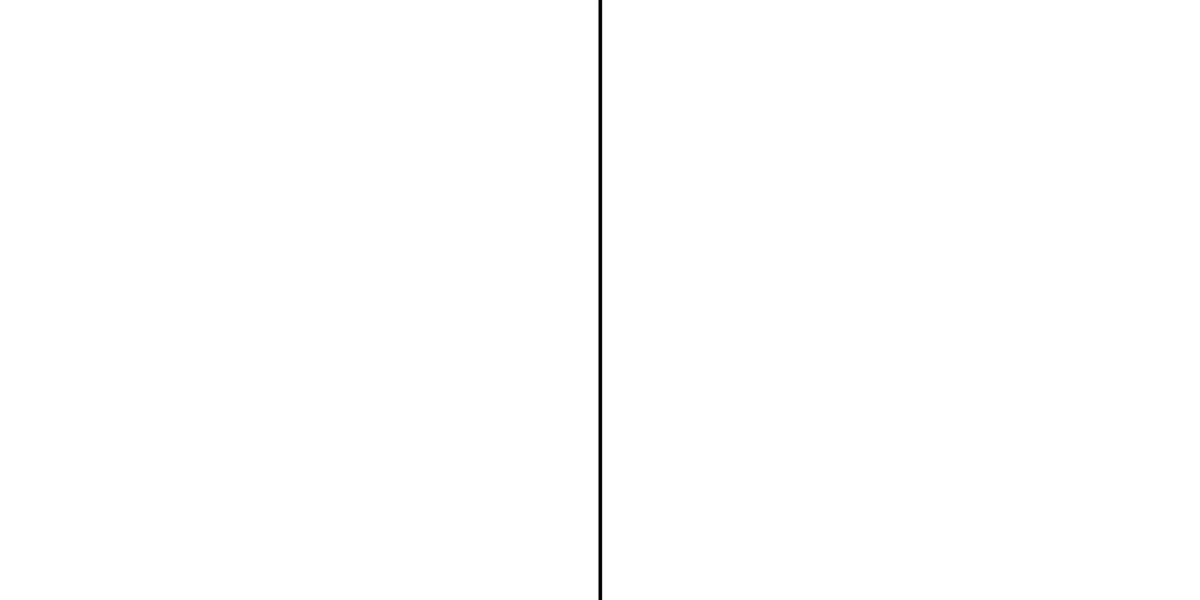
Frame 1 (no input)
Frame 60 (the mouse pressed at the canvas centre just before this capture): identical to frame 1, image omitted
Frame 120 (the mouse held since frame 60 and released just before this capture): identical to frame 1, image omitted

The Processing sketch that drew this single still picture (run headless with seeded random() and noise(); from frame 60 on, the mouse is pressed at the canvas centre):

// Processing sketch: tspACO
// ── tspACO.pde
ArrayList<Point> points = new ArrayList<Point>();
Graph graph;
AntColonyOpt aco;

boolean ac = false;
int iter=0, imax=10000;

void setup(){
  size(2000,1000);
  background(255,255,255);
}

void draw(){
  clear();
  background(255,255,255);
  fill(0,0,0);
  //print(ac+"\n");
  drawP();
  if(ac){
    aco.iterate();
    aco.drawPh(0,0);
    aco.drawSh(1000,0);
    iter++;
  }
  stroke(0,0,0,255);
  strokeWeight(6);
  line(1000,0,1000,1000);
  //if(iter>=imax&&ac) ac = !ac;
  //delay(100);
}

void drawP(){
  fill(0,0,0);
  for(int i=0;i<points.size();i++){
    ellipse(points.get(i).x,points.get(i).y,10,10);
  }
}

void mousePressed(){
  float x = mouseX, y = mouseY;
  if(x>=999) return;
  Point p = new Point(x,y);
  points.add(p);
}

void keyPressed(){
  if(keyCode == ENTER){
    ac = !ac;
    graph = new Graph(points);
    aco = new AntColonyOpt(graph,10);
  }
}

// ── Ant.pde
class Ant{
  int cnt;
  
  IntList path;
  
  //initialize
  Ant(int size){
    cnt = size;
    
    reset();
  }
  
  //reset path
  void reset(){
    path = new IntList();
  }
  
  //update number of possible points
  void update(int val){
    cnt += val;
  }
  
  //check if ant can go to a certain point
  boolean canGo(int i){
    if(i>=cnt) return false;
    
    for(int k=0;k<path.size();k++){
      if(path.get(k)==i) return false;
    }
    
    return true;
  }
  
  //move ant to point
  void go(int i){
    path.append(i);
  }
  
  //check if ant is done traveling
  boolean done(){
    return cnt == path.size();
  }
}

// ── AntColonyOpt.pde
class AntColonyOpt{
  Graph graph;
  int antNum,cnt;
  float alpha, beta, Q, evaCo;
  
  float minlength=10000000;
  
  ArrayList<Ant> ants;
  ArrayList<FloatList> chance;
  IntList startLoc,shortPath;
  
  //initialize
  AntColonyOpt(Graph gr, int num, float a1, float b1, float q, float ec){
    graph = gr;
    antNum = num;
    alpha = a1;
    beta = b1;
    Q = q;
    evaCo = ec;
    
    cnt = gr.cnt;
    reset();
    updateChance();
  }
  
  AntColonyOpt(Graph gr, int num){
    graph = gr;
    antNum = num;
    alpha = random(0,10);
    beta = random(1,10);
    Q = random(10,100000);
    evaCo = random(0,1);
    //print(alpha + " " + beta + " " + Q + " " + evaCo + "\n\n");
    
    cnt = gr.cnt;
    reset();
    updateChance();
  }
  
  //reset
  void reset(){
    startLoc = new IntList();
    ants = new ArrayList<Ant>();
    for(int i=0;i<antNum;i++){
      ants.add(new Ant(cnt));
      startLoc.append(int(random(0,cnt)));
    }
  }
  
  void iterateAnt(int idx){
    int curloc = startLoc.get(idx);
    while(!ants.get(idx).done()){
      int ne = getE(curloc,idx);
      ants.get(idx).go(ne);
      curloc = ne;
    }
  }
  
  void iterate(){
    for(int i=0;i<antNum;i++) iterateAnt(i);
    
    for(int i=0;i<cnt;i++){
      for(int j=i+1;j<cnt;j++){
        graph.changePh(i,j,-evaCo*graph.getPh(i,j));
      }
    }
    
    for(int i=0;i<antNum;i++){
      Ant ant = ants.get(i);
      float totd=0;
      for(int j=0;j<cnt;j++){
        int nj = (j+1)%cnt;
        totd += graph.length(ant.path.get(j),ant.path.get(nj));
      }
      //if(totd==0) print(ant.path+" "+i+" "+startLoc.get(i)+"\n");
      if(totd<minlength) shortPath = ant.path;
      for(int j=0;j<cnt;j++){
        int nj = (j+1)%cnt;
        graph.changePh(j,nj,Q/totd);
      }
    }
    reset();
    updateChance();
  }
  
  void drawPh(float ox, float oy){
    background(255,255,255);
    for(int i=0;i<cnt;i++){
      for(int j=i+1;j<cnt;j++){
        float ph = graph.getPh(i,j);
        float x1 = graph.vertex.get(i).x+ox, x2 = graph.vertex.get(j).x+ox;
        float y1 = graph.vertex.get(i).y+oy, y2 = graph.vertex.get(j).y+oy;
        //print(ph+"\n");
        //print(constrain(ph,10,255)+"\n");
        strokeWeight(6);
        stroke(0,255,0,constrain(ph,10,255));
        line(x1,y1,x2,y2);
      }
    }
    //print("\n");
  }
  
  void drawSh(float ox, float oy){
    for(int i=0;i<cnt;i++){
      int j = (i+1)%cnt;
      float x1 = graph.vertex.get(shortPath.get(i)).x, x2 = graph.vertex.get(shortPath.get(j)).x;
      float y1 = graph.vertex.get(shortPath.get(i)).y, y2 = graph.vertex.get(shortPath.get(j)).y;
      strokeWeight(6);
      stroke(0,0,0,255);
      line(x1+ox,y1+oy,x2+ox,y2+oy);
    }
  }
  
  int getE(int x, int idx){
    float sum=0;
    IntList can = new IntList();
    FloatList p = new FloatList();
    for(int i=0;i<cnt;i++){
      if(i==x) continue;
      if(ants.get(idx).canGo(i)){
        sum += getChance(x,i);
        //print(getChance(x,i)+"\n");
        can.append(i);
      }
    }
    //print(idx + "\n");
    float sow=0;
    for(int i=0;i<can.size();i++){
      float po = getChance(x,can.get(i))/sum;
      sow += po;
      p.append(po);
    }
    //print(sum+"\n");
    float rnd = random(sow);
    for(int i=0;i<can.size();i++){
      if(rnd<p.get(i)) return can.get(i);
      //print(rnd+"\n");
      rnd -= p.get(i);
    }
    //print(rnd+"\n");
    //print("asdasdasd\n");
    return 0;
  }
  
  void updateChance(){
    chance = new ArrayList<FloatList>();
    for(int i=0;i<cnt;i++){
      FloatList tmp = new FloatList();
      for(int j=0;j<cnt;j++){
        tmp.append(calcChance(i,j));
      }
      chance.add(tmp);
    }
  }
  
  float calcChance(int i, int j){
    float dist = graph.length(i,j);
    float pher = graph.getPh(i,j);
    float top = pow(pher,alpha)*pow(dist,beta);
    //print(top + "\n");
    return top;
  }
  
  float getChance(int i, int j){
    if(i>=cnt||j>=cnt){
      //print(cnt+" "+i+" "+j+"wtf\n");
      return 0;
    }
    FloatList tmp = chance.get(i);
    return tmp.get(j);
  }
}

// ── Graph.pde
class Graph{
  ArrayList<Point> vertex;
  
  int cnt;
  ArrayList<FloatList> edge;
  ArrayList<FloatList> pheromone;
  
  //initialize
  Graph(){
    vertex = new ArrayList<Point>();
    
    reset();
  }
  
  Graph(ArrayList<Point> points){
    vertex = points;
    
    reset();
  }
  
  //reset
  void reset(){
    resetEdge();
    resetPh();
  }
  
  void resetEdge(){
    cnt = vertex.size();
    edge = new ArrayList<FloatList>();
    
    for(int i=0;i<cnt;i++){
      FloatList tmp = new FloatList();
      for(int j=0;j<cnt;j++){
        Point p = vertex.get(i);
        float k = p.distance(vertex.get(j));
        tmp.append(k);
      }
      edge.add(tmp);
    }
  }
  
  void resetPh(){
    cnt = vertex.size();
    pheromone = new ArrayList<FloatList>();
    
    for(int i=0;i<cnt;i++){
      FloatList tmp2 = new FloatList();
      for(int j=0;j<cnt;j++){
        tmp2.append(1);
      }
      pheromone.add(tmp2);
    }
  }
  
  //add point to graph
  void add(Point x){
    vertex.add(x);
    resetEdge();
    newPh();
  }
  
  //get length of an edge
  float length(int i, int j){
    if(i>=cnt||j>=cnt) return 1000000;
    FloatList tmp = edge.get(i);
    return tmp.get(j);
  }
  
  //get the distance of a certain path
  float pathDist(IntList path){
    if(path.size()!=cnt) return 1000000;
    float d=0;
    for(int i=0;i<cnt;i++){
      int j = (i+1)%cnt;
      int ii = path.get(i), jj = path.get(j);
      d += vertex.get(ii).distance(vertex.get(jj));
    }
    return d;
  }
  
  //get the pheromone amount of an edge
  float getPh(int i, int j){
    if(i>=cnt||j>=cnt) return 1000000;
    FloatList tmp = pheromone.get(i);
    return tmp.get(j);
  }
  
  //change the pheromone amount of an edge
  void changePh(int i, int j, float val){
    if(i>=cnt||j>=cnt) return;
    FloatList ph1 = pheromone.get(i), ph2 = pheromone.get(j);
    ph1.set(j,ph1.get(j)+val);
    pheromone.add(i,ph1); pheromone.remove(i+1);
    ph2.set(i,ph2.get(i)+val);
    pheromone.add(j,ph2); pheromone.remove(j+1);
  }
  
  //change the pheromone amount when new point added
  void newPh(){
    for(int i=0;i<cnt-1;i++){
      FloatList t = pheromone.get(i);
      t.append(1);
      pheromone.add(i,t); pheromone.remove(i+1);
    }
    FloatList tmp = new FloatList();
    for(int i=0;i<cnt;i++){
      tmp.append(1);
    }
    pheromone.add(tmp);
  }
}

// ── Point.pde
class Point{
  float x,y;
  
  //initialize
  Point(float x1, float y1){
    x = x1;
    y = y1;
  }
  
  //get distance between two points
  float distance(Point p){
    return sqrt((x-p.x)*(x-p.x)+(y-p.y)*(y-p.y));
  }
}
